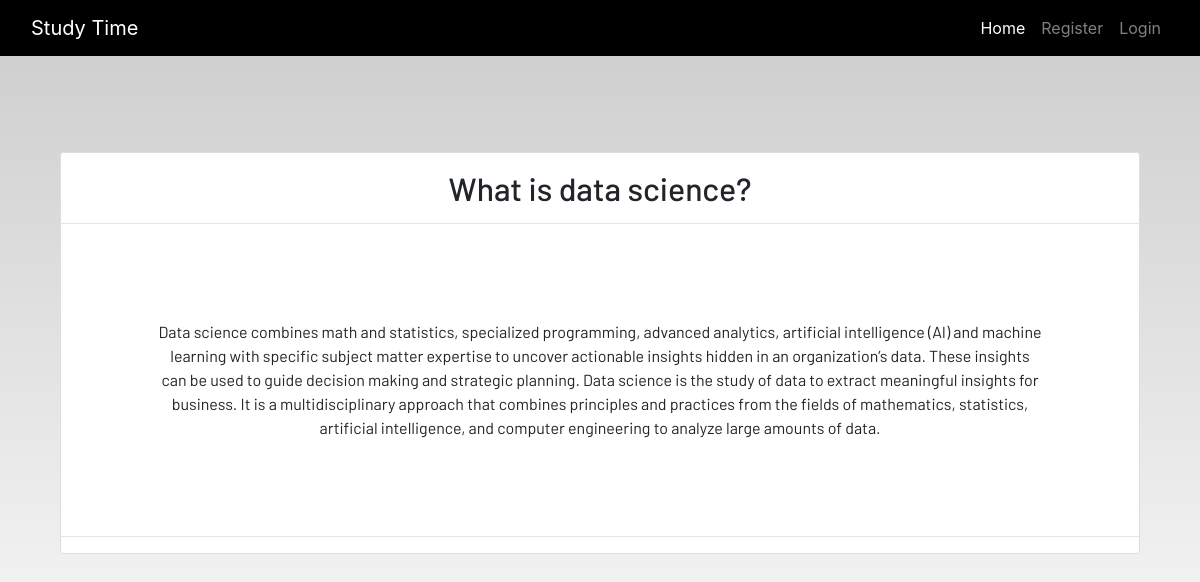
Screenshot of /notes_detail/1 with the database file from the repository.
### dashboard/models.py (models this page shows, shortened)
class Notes(models.Model):
    user = models.ForeignKey(User, on_delete=models.CASCADE)
    title = models.CharField(max_length=200)
    description=models.TextField()
    class Meta:
        verbose_name = "notes"
        verbose_name_plural = "notes"

### dashboard/views.py (the view)
# urls.py: path('notes_detail/<int:pk>',views.NotesDetailView.as_view(),name="notes_detail"),
class NotesDetailView(generic.DetailView):
    model = Notes

### dashboard/templates/dashboard/notes_detail.html
{% extends 'dashboard/base.html' %}
{% load static %}
{% block content %}
<section class='text-center container'>
    <div class="container">
        <div class="content-section p-0 mt-5">
            <div class="m-3">
                <h2>{{notes.title}}</h2>
            </div>
            <hr class="p-0 m-0">
            <p class="description m-5 p-5">
                {{notes.description}}
            </p>
            <hr>
        </div>
    </div>
</section>
{% endblock content %}

### static/css/main.css (style rules this page uses)
html { scroll-behavior: smooth; height: 100%; width: 100%; }
html, body { max-width: 100%; overflow-x: hidden; height: 100%; width: 100%; }
body { background: linear-gradient(rgba(0, 0, 0, 0.2), rgba(255, 255, 255, 0.5)); overflow-x: hidden; background-repeat: no-repeat; }
.content-section { background: #ffffff; padding: 10px 20px; border: 1px solid #dddddd; border-radius: 3px; margin-bottom: 20px; }

### rows the page displays
Notes: title "What is data science?", description "Data science combines math and statistics, specialized programming, advanced analytics, artificial intelligence (AI) and machine learning with specific subject matter expertise to uncover actionable insights hidden in an organization’s data. These insights can be used to guide decision making and strategic planning. Data science is the study of data to extract meaningful insights for business. It is a multidisciplinary approach that combines principles and practices from the fields of mathematics, statistics, artificial intelligence, and computer engineering to analyze large amounts of data."
